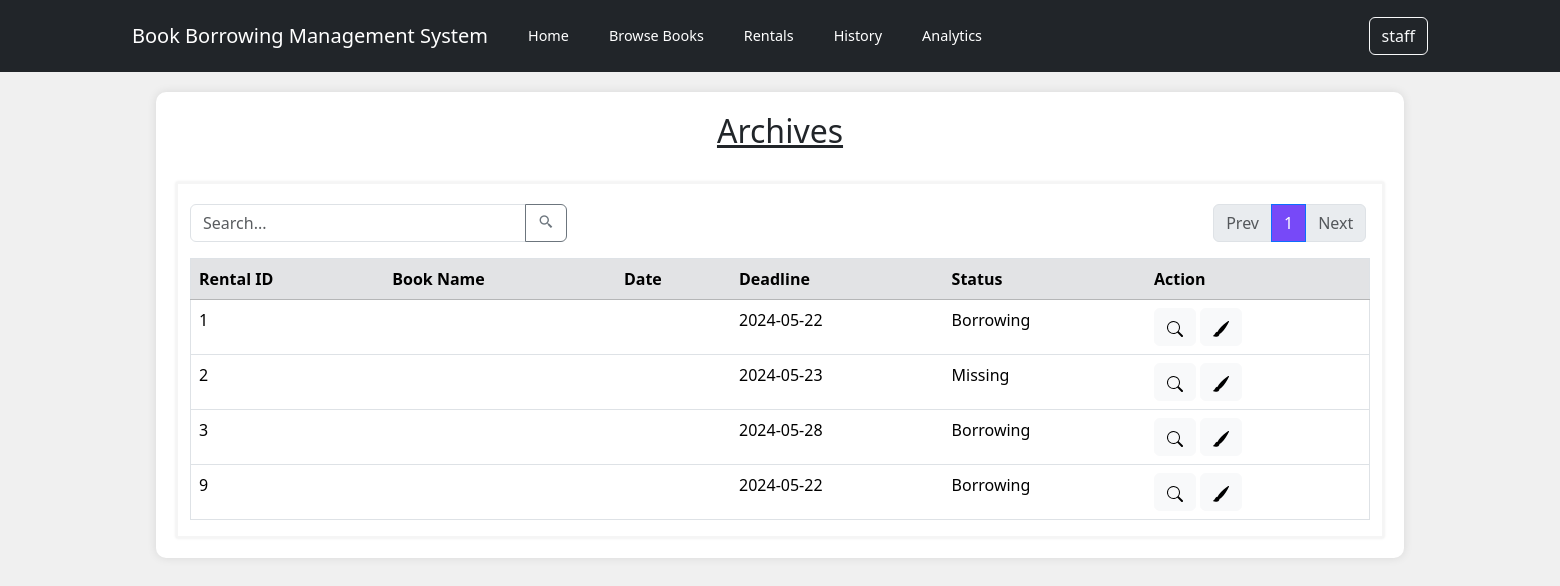
Page /reservationArchive.php (signed in) on the earlier database version.
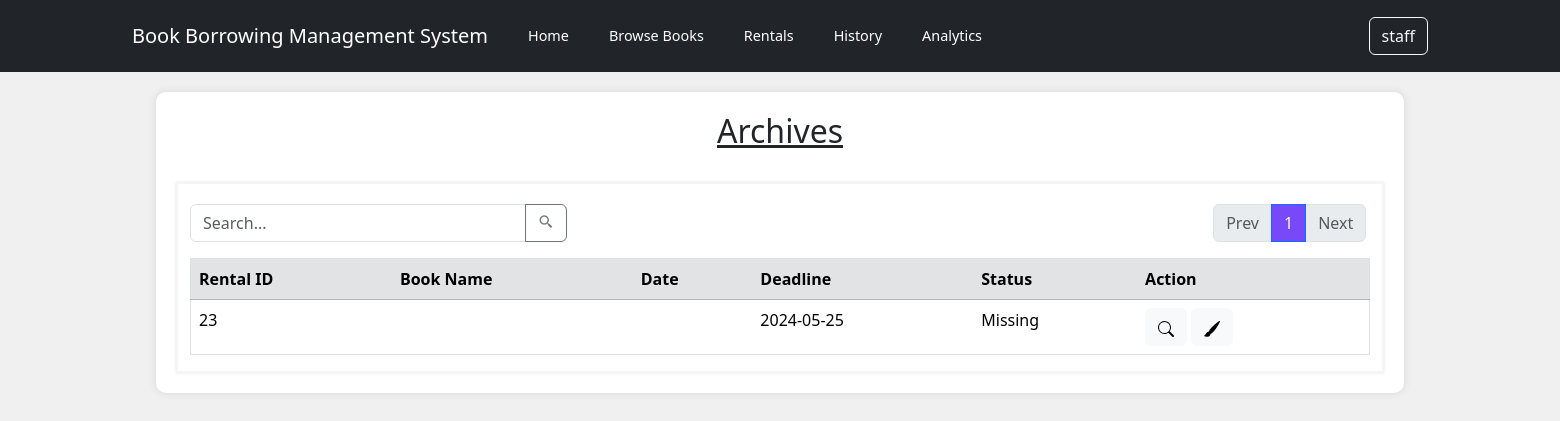
Same page on the later database version.
### tables this page shows
CREATE TABLE `history` (
  `rental_ID` int(5) NOT NULL,
  `id` int(5) NOT NULL,
  `borrowID` int(5) NOT NULL,
  `status_ID` int(5) NOT NULL,
  `rental_deadline` date NOT NULL,
  `rental_remark` varchar(255) DEFAULT NULL,
  `archived` int(1) NOT NULL
);

CREATE TABLE `history_status` (
  `status_ID` int(5) NOT NULL,
  `status_name` varchar(10) NOT NULL,
  `status_desc` varchar(255) NOT NULL
);

### reservationArchive.php (the view, shortened to what this page needs)
<?php
include_once "./controllers/db_connection.php";
$records_per_page = 9;
if (isset($_GET['page']) && is_numeric($_GET['page'])) {
    $current_page = $_GET['page'];
} else {
    $current_page = 1;
}
$start_from = ($current_page - 1) * $records_per_page;
$userID = $_SESSION["id"];
$role = $_SESSION["role"];
if ($role == "1") {
    $sql = "SELECT h.*, hs.status_name, u.id FROM ((history h INNER JOIN history_status hs ON h.status_ID = hs.status_ID) INNER JOIN user u ON h.id = u.id) WHERE h.id = '$userID' AND h.archived = 1";
}
else if ($role == "2"){
    $sql = "SELECT h.*, hs.status_name, u.id FROM ((history h INNER JOIN history_status hs ON h.status_ID = hs.status_ID) INNER JOIN user u ON h.id = u.id) WHERE h.archived = 1";
}
$sql .= " LIMIT $start_from, $records_per_page";
$result = mysqli_query($conn, $sql);
$total_pages_sql = "SELECT COUNT(*) AS total FROM history";
$result_total = mysqli_query($conn, $total_pages_sql);
$row_total = mysqli_fetch_assoc($result_total);
$total_records = $row_total['total'];
$total_pages = ceil($total_records / $records_per_page);
?>
<!DOCTYPE html>
<html lang="en">
<head>
    <link href="https://cdn.jsdelivr.net/npm/bootstrap@5.3.3/dist/css/bootstrap.min.css" rel="stylesheet">
    <link rel="stylesheet" href="./custom_css/navbar.css">
    <link rel="stylesheet" href="./custom_css/layout.css">
    <link rel="stylesheet" href="./custom_css/reservationHistory.css">
    <link href='https://unpkg.com/boxicons@2.1.4/css/boxicons.min.css' rel='stylesheet'>
</head>
<body>
    <nav class="navbar navbar-expand-lg navbar-dark bg-dark">
        <div class="container">
            <div class="row">
                <div class="col">
                    <p class="navbar-brand">Book Borrowing Management System</p>
                </div>
                <div class="col">
                    <a class="navbar-brand navbar-link" href="./homepage.php">Home</a>
                </div>
                <div class="col">
                    <a class="navbar-brand navbar-link" href="./bookCatalogue.php">Browse Books</a>
                </div>
                <div class="col">
                    <a class="navbar-brand navbar-link" href="#">Rentals</a>
                </div>
                <div class="col">
                    <a class="navbar-brand navbar-link" href="./reservationHistory.php">History</a>
                </div>
                <div class="col">
                    <a class="navbar-brand navbar-link" href="#">Analytics</a>
                </div>
            </div>
            <form class="d-flex" action="<?php echo htmlspecialchars($_SERVER["PHP_SELF"]); ?>" method="post">
                <div class="dropdown">
                    <button class="btn btn-outline-light" type="button" id="dropdownMenuButton" data-bs-toggle="dropdown" aria-expanded="false">
                        <?php echo htmlspecialchars($_SESSION["username"]); ?>
                    </button>
                </div>
            </form>
        </div>
    </nav>
    <div class="container container-main">
        <h2 style="text-align:center;"><u>Archives</u></h2>
        <br>
        <div class="container container-sub">
            <div class="row">
                <div class="col-md-4">
                    <form class="input-group mb-3" action="reservationSearchArc.php" method="post">
                        <input type="text" class="form-control" placeholder="Search..." aria-label="Search" aria-describedby="basic-addon2" name="search">
                        <button class="btn btn-outline-secondary" type="submit" id="button-addon2">
                            <i class='bx bx-search-alt-2'></i></button>
                    </form>
                </div>
                <div style="z-index: 10; position:absolute; right:-77%;">
                    <nav aria-label="Page navigation example">
                        <ul class="pagination">
                            <li class="page-item <?php echo ($current_page == 1) ? 'disabled' : ''; ?>">
                                <a class="page-link" href="<?php echo ($current_page == 1) ? '#' : 'reservationHistory.php?page=' . ($current_page - 1); ?>">Prev</a>
                            </li>
                            <?php for ($i = 1; $i <= $total_pages; $i++) : ?>
                                <li class="page-item <?php echo ($i == $current_page) ? 'active' : ''; ?>">
                                    <a class="page-link" style="background-color: #7749F8;" href="reservationHistory.php?page=<?php echo $i; ?>"><?php echo $i; ?></a>
                                </li>
                            <?php endfor; ?>
                            <li class="page-item <?php echo ($current_page == $total_pages) ? 'disabled' : ''; ?>">
                                <a class="page-link" href="<?php echo ($current_page == $total_pages) ? '#' : 'reservationHistory.php?page=' . ($current_page + 1); ?>">Next</a>
                            </li>
                        </ul>
                    </nav>
                </div>
            </div>
                <form method="post">
                    <table border="1" class="table table-hover" style="width: 100%">
                        <tr class="thread">
                            <th class="table-secondary" scope="col">Rental ID</th>
                            <th class="table-secondary" scope="col">Book Name</th>
                            <th class="table-secondary" scope="col">Date</th>
                            <th class="table-secondary" scope="col">Deadline</th>
                            <th class="table-secondary" scope="col">Status</th>
                            <th class="table-secondary" scope="col">Action</th>
                        </tr>
                        <tr>
                            <?php  if (mysqli_num_rows($result) > 0){
                                while($row = mysqli_fetch_assoc($result)){
                                $rentID = $row["rental_ID"];
                                $bookTitle = $row["user_fullName"];
                                $date = $row["complaint_Date"];
                                $deadline = $row["rental_deadline"];
	                            $status = $row["status_name"];
                            ?>
                                <td><?php echo $rentID; ?></td>
		                        <td><?php echo $bookTitle; ?></td>
                                <td><?php echo $date; ?></td>
                                <td><?php echo $deadline; ?></td>
                                <td><?php echo $status; ?></td>
		                        <td>
                                <a><button class="btn btn-light" type="button" onclick="window.location.href='/bbms/reservationView.php';"><svg xmlns="http://www.w3.org/2000/svg" width="16" height="16" fill="currentColor" class="bi bi-search" viewBox="0 0 16 16"><path d="M11.742 10.344a6.5 6.5 0 1 0-1.397 1.398h-.001q.044.06.098.115l3.85 3.85a1 1 0 0 0 1.415-1.414l-3.85-3.85a1 1 0 0 0-.115-.1zM12 6.5a5.5 5.5 0 1 1-11 0 5.5 5.5 0 0 1 11 0"/></svg></button></a>
                                <?php
                                if ($role == "2") {
                                ?>
                                <a><button class="btn btn-light" type="button" onclick="window.location.href='/FKEduSearch/Complaint/User/view.php?comid=<?php echo $complainid; ?>';"></button></a>
                                <?php
                                }
                                ?>
		                        </td>
	                    </tr>
                        <?php
                                }
                            }
                            else{
                                echo "0 results";
                            }
                        ?>
                    </table>
                </form>
            </div>
        </div>
</body>
</html>

### custom_css/navbar.css (style rules this page uses)
.navbar-brand { display: flex; align-items: center; justify-content: center; height: 100%; }
.navbar-link { font-size: 0.9rem; }

### custom_css/layout.css (style rules this page uses)
body { background-color: #f0f0f0; }
.container-main { margin-top: 20px; margin-left: auto; margin-right: auto; width: 80%; padding: 20px; background-color: white; border-radius: 10px; box-shadow: 0px 0px 10px rgba(0, 0, 0, 0.1); }

### custom_css/reservationHistory.css (style rules this page uses)
.container-sub { box-shadow: 0px 0px 3px rgba(0, 0, 0, 0.1); border: 2px solid whitesmoke; }
.container-sub .input-group, .container-sub .dropdown, .container-sub .pagination { margin-top: 20px; }

Differences in the rows shown:
no longer on this page (row edited): history: rental_ID "1", rental_deadline "2024-05-22", status_ID.status_name "Borrowing"
removed history: rental_ID "2", rental_deadline "2024-05-23", status_ID.status_name "Missing"
no longer on this page (row edited): history: rental_ID "3", rental_deadline "2024-05-28", status_ID.status_name "Borrowing"
removed history: rental_ID "9", rental_deadline "2024-05-22", status_ID.status_name "Borrowing"
added history: rental_ID "23", rental_deadline "2024-05-25", status_ID.status_name "Missing"
